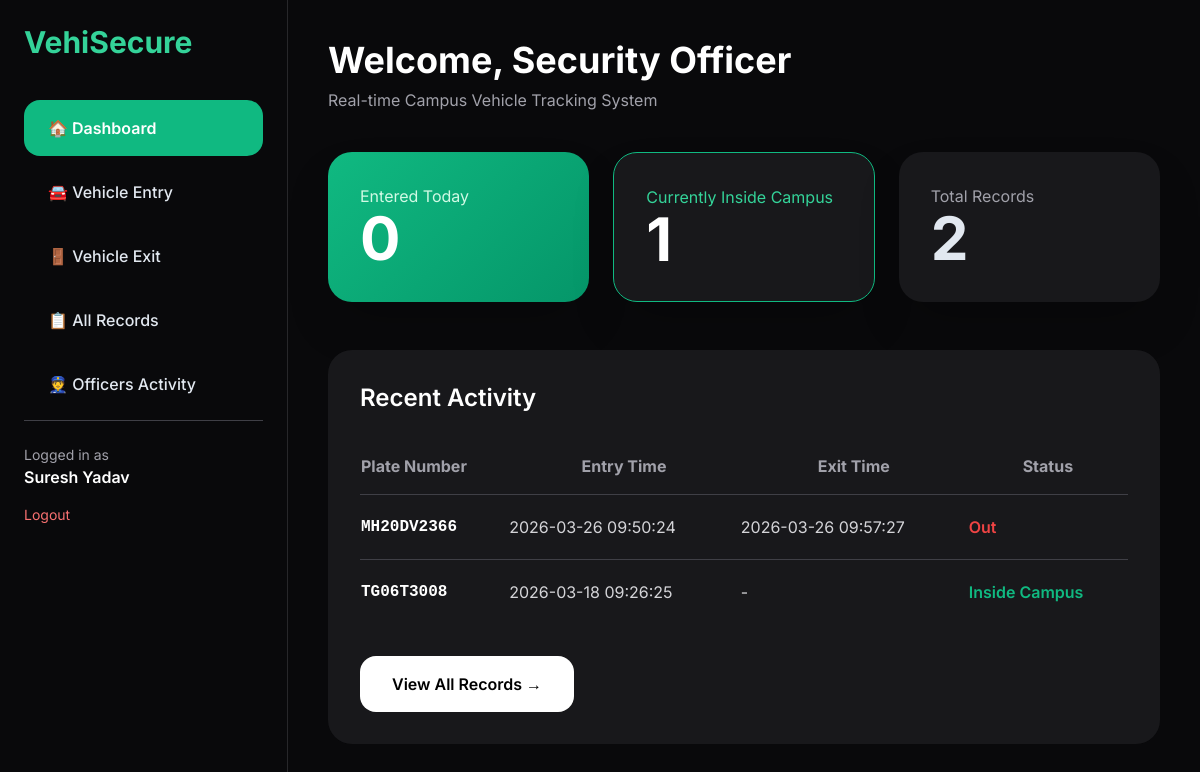
Page /index.php (signed in) on the committed database.
### tables this page shows
CREATE TABLE `vehicle_logs` (
  `id` int(11) NOT NULL,
  `plate_number` varchar(50) NOT NULL,
  `entry_time` datetime NOT NULL,
  `exit_time` datetime DEFAULT NULL,
  `entry_photo` varchar(255) NOT NULL,
  `exit_photo` varchar(255) DEFAULT NULL,
  `recorded_by` varchar(100) DEFAULT 'Security Officer'
);

### index.php (the view, shortened to what this page needs)
<?php include 'auth.php'; ?>
<!DOCTYPE html>
<html lang="en">
<head>
    <script src="https://cdn.tailwindcss.com"></script>
    <link rel="stylesheet" href="assets/css/style.css">
</head>
<body class="min-h-screen bg-zinc-950">
<div class="flex">
    <div class="w-72 bg-zinc-950 h-screen fixed p-6 border-r border-zinc-800">
        <h1 class="text-3xl font-bold text-emerald-400 mb-10">VehiSecure</h1>
<nav class="space-y-2">
    <a href="index.php" class="flex items-center gap-3 bg-emerald-500 text-white px-6 py-4 rounded-2xl font-semibold">🏠 Dashboard</a>
    <a href="entry.php" class="flex items-center gap-3 hover:bg-zinc-800 px-6 py-4 rounded-2xl font-medium">🚘 Vehicle Entry</a>
    <a href="exit.php" class="flex items-center gap-3 hover:bg-zinc-800 px-6 py-4 rounded-2xl font-medium">🚪 Vehicle Exit</a>
    <a href="records.php" class="flex items-center gap-3 hover:bg-zinc-800 px-6 py-4 rounded-2xl font-medium">📋 All Records</a>
    <a href="officers_activity.php" class="flex items-center gap-3 hover:bg-zinc-800 px-6 py-4 rounded-2xl font-medium">👮 Officers Activity</a>
    <div class="mt-12 pt-6 border-t border-zinc-700">
        <p class="text-zinc-400 text-sm">Logged in as</p>
        <p class="text-white font-semibold"><?php echo htmlspecialchars($_SESSION['officer_name']); ?></p>
        <a href="logout.php" class="text-red-400 hover:text-red-500 text-sm mt-4 block">Logout</a>
    </div>
</nav>
    </div>
    <div class="ml-72 flex-1 p-10">
        <h1 class="text-4xl font-bold mb-2 text-white">Welcome, Security Officer</h1>
        <p class="text-zinc-400 mb-10">Real-time Campus Vehicle Tracking System</p>
        <?php
        $today = date('Y-m-d');
        $entered_today = mysqli_fetch_assoc(mysqli_query($conn, "SELECT COUNT(*) as c FROM vehicle_logs WHERE DATE(entry_time)='$today'"))['c'];
        $inside = mysqli_fetch_assoc(mysqli_query($conn, "SELECT COUNT(*) as c FROM vehicle_logs WHERE exit_time IS NULL"))['c'];
        $total = mysqli_fetch_assoc(mysqli_query($conn, "SELECT COUNT(*) as c FROM vehicle_logs"))['c'];
        ?>
        <div class="grid grid-cols-3 gap-6">
            <div class="stat-card p-8 rounded-3xl text-white shadow-2xl card-hover">
                <p class="text-emerald-100">Entered Today</p>
                <p class="text-6xl font-bold"><?php echo $entered_today; ?></p>
            </div>
            <div class="bg-zinc-900 p-8 rounded-3xl shadow-2xl card-hover border border-emerald-500">
                <p class="text-emerald-400">Currently Inside Campus</p>
                <p class="text-6xl font-bold text-white"><?php echo $inside; ?></p>
            </div>
            <div class="bg-zinc-900 p-8 rounded-3xl shadow-2xl card-hover">
                <p class="text-zinc-400">Total Records</p>
                <p class="text-6xl font-bold"><?php echo $total; ?></p>
            </div>
        </div>
        <div class="mt-12 bg-zinc-900 rounded-3xl p-8 glass">
            <h2 class="text-2xl font-semibold mb-6 text-white">Recent Activity</h2>
            <table class="w-full">
                <thead>
                    <tr class="text-zinc-400 border-b border-zinc-700">
                        <th class="text-left py-4">Plate Number</th>
                        <th>Entry Time</th>
                        <th>Exit Time</th>
                        <th>Status</th>
                    </tr>
                </thead>
                <tbody>
                <?php
                $res = mysqli_query($conn, "SELECT * FROM vehicle_logs ORDER BY id DESC LIMIT 8");
                while($row = mysqli_fetch_assoc($res)):
                    $exit_time = $row['exit_time'] ? $row['exit_time'] : '-';
                    $status = $row['exit_time']
                        ? '<span class="status-out">Out</span>'
                        : '<span class="status-inside">Inside Campus</span>';
                ?>
                <tr class="border-t border-zinc-700 hover:bg-zinc-800 transition">
                    <td class="py-5 font-mono font-bold text-white"><?php echo htmlspecialchars($row['plate_number']); ?></td>
                    <td class="py-5 text-zinc-300"><?php echo $row['entry_time']; ?></td>
                    <td class="py-5 text-zinc-300"><?php echo $exit_time; ?></td>
                    <td class="py-5"><?php echo $status; ?></td>
                </tr>
                <?php endwhile; ?>
                </tbody>
            </table>
            <a href="records.php" class="mt-8 inline-block bg-white text-black px-8 py-4 rounded-2xl font-semibold hover:bg-zinc-200 transition">View All Records →</a>
        </div>
    </div>
</div>
</body>
</html>

### assets/css/style.css (style rules this page uses)
* { font-family: 'Inter', sans-serif; }
body { background: #0f172a; color: #e2e8f0; }
.glass { background: rgba(15, 23, 42, 0.85); backdrop-filter: blur(20px); }
.card-hover { transition: all 0.4s cubic-bezier(0.4, 0, 0.2, 1); }

### index.php (style rules this page uses)
.stat-card { background: linear-gradient(135deg, #10b981, #059669); }
.status-inside { color: #10b981; font-weight: 600; }
.status-out { color: #ef4444; font-weight: 600; }

### rows in the picture
vehicle_logs: plate_number "MH20DV2366", entry_time "2026-03-26 09:50:24", exit_time "2026-03-26 09:57:27", shows "Out"
vehicle_logs: plate_number "TG06T3008", entry_time "2026-03-18 09:26:25", exit_time "-", shows "Inside Campus"

### other values in the picture
$_SESSION['officer_name'] "Suresh Yadav"
$entered_today "0"
$inside "1"
$total "2"
